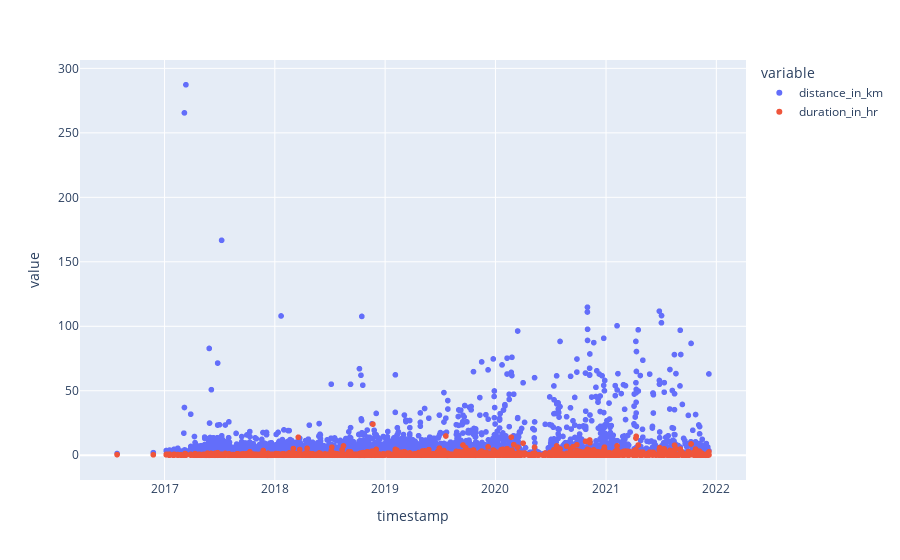

The notebook cell saved with this chart:
### Code cell
df.plot(kind='scatter')

### Figure 1 — Plotly figure (JSON) as saved in the notebook; plotly's stock layout.template omitted (floating-point values rounded to 4 significant figures; data arrays with more than 128 entries replaced by an {"elided": "..."} marker saying what was removed)
{"data": [{"hovertemplate": "variable=distance_in_km<br>timestamp=%{x}<br>value=%{y}<extra></extra>", "legendgroup": "distance_in_km", "marker": {"color": "#636efa", "symbol": "circle"}, "mode": "markers", "name": "distance_in_km", "showlegend": true, "type": "scattergl", "x": {"elided": "4851 str values"}, "xaxis": "x", "y": {"elided": "4851 float values"}, "yaxis": "y"}, {"hovertemplate": "variable=duration_in_hr<br>timestamp=%{x}<br>value=%{y}<extra></extra>", "legendgroup": "duration_in_hr", "marker": {"color": "#EF553B", "symbol": "circle"}, "mode": "markers", "name": "duration_in_hr", "showlegend": true, "type": "scattergl", "x": {"elided": "4851 str values"}, "xaxis": "x", "y": {"elided": "4851 float values"}, "yaxis": "y"}], "layout": {"autosize": true, "legend": {"title": {"text": "variable"}, "tracegroupgap": 0}, "margin": {"t": 60}, "xaxis": {"anchor": "y", "autorange": true, "domain": [0, 1], "range": ["2016-03-17 14:56:13.2252", "2022-04-18 17:46:13.2598"], "title": {"text": "timestamp"}, "type": "date"}, "yaxis": {"anchor": "x", "autorange": true, "domain": [0, 1], "range": [-22.24, 309.5], "title": {"text": "value"}, "type": "linear"}}}
